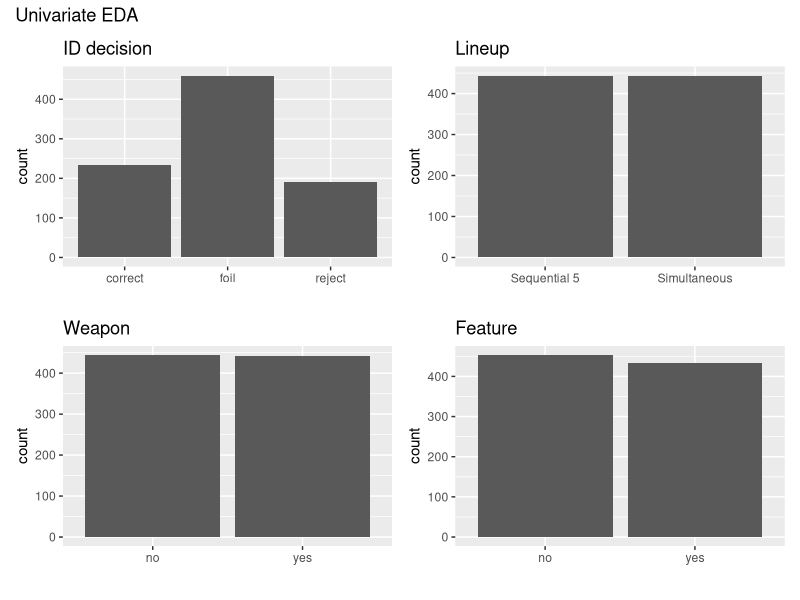
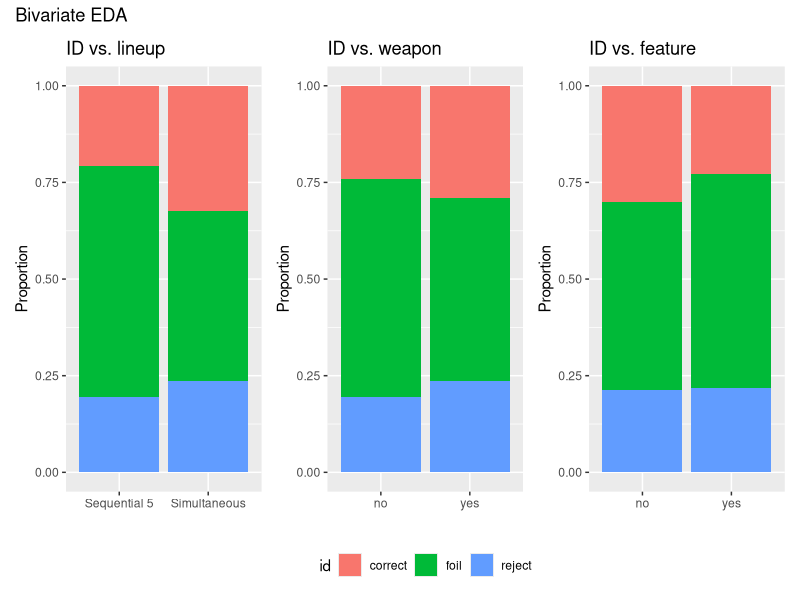

These charts were generated, in order, by the following R code:
## ---- chunk 1
library(tidyverse)
library(knitr)
library(broom)
library(nnet)
library(patchwork)

# Include other libraries as needed
## ---- chunk 2
# univariate EDA


ew <- read_csv("data/eyewitness.csv")
p1 <- ggplot(data = ew, aes(x = id)) +
  geom_bar() + 
  labs(title = "ID decision", 
       x = "")
p2 <- ggplot(data = ew, aes(x = lineup)) +
  geom_bar() + 
  labs(title = "Lineup", 
       x = "")

p3 <- ggplot(data = ew, aes(x = weapon)) +
  geom_bar() + 
  labs(title = "Weapon", 
       x = "")

p4 <- ggplot(data = ew, aes(x = feature)) +
  geom_bar() + 
  labs(title = "Feature", 
       x = "")

(p1 + p2)/ (p3 + p4) + plot_annotation(title = "Univariate EDA")


# bivariate EDA
p5 <- ggplot(data = ew, aes(x = lineup, fill = id)) + 
  geom_bar(position = "fill") + 
  labs(title = "ID vs. lineup",
       x = "",
       y = "Proportion") +
  theme(legend.position = "none")

p6 <- ggplot(data = ew, aes(x = weapon, fill = id)) + 
  geom_bar(position = "fill") + 
  labs(title = "ID vs. weapon",
       x = "",
       y = "Proportion") +
  theme(legend.position = "bottom")

p7 <- ggplot(data = ew, aes(x = feature, fill = id)) + 
  geom_bar(position = "fill") + 
  labs(title = "ID vs. feature",
       x = "",
       y = "Proportion",
       fill = "ID") +
  theme(legend.position = "none")

p5 + p6 + p7 + plot_annotation(title = "Bivariate EDA")
